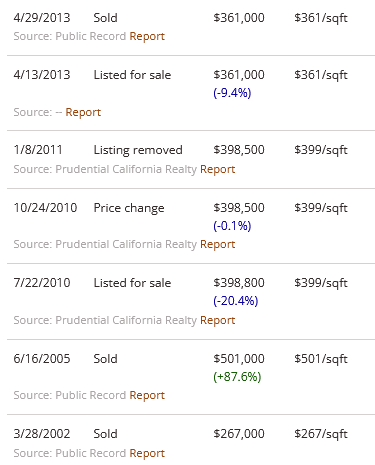
#> input picture price_image.png, 375 x 465 px
$ python detect_line.py
#> lines starting #> are read from the running program, lines starting #| are printed output that depends on the picture; after the words box and inside, x2 and y2 are one past the last pixel; in counts of white or black regions, pixels touching at a corner belong together
import cv2
import numpy as np

# Read image
image = cv2.imread('price_image.png')
#> image is the input picture: shape (465, 375, 3); mean B, G, R 247.2, 247.2, 247.8

# Convert image to grayscale
gray = cv2.cvtColor(image, cv2.COLOR_BGR2GRAY)

# Use canny edge detection
edges = cv2.Canny(gray, 50, 150, apertureSize=3)
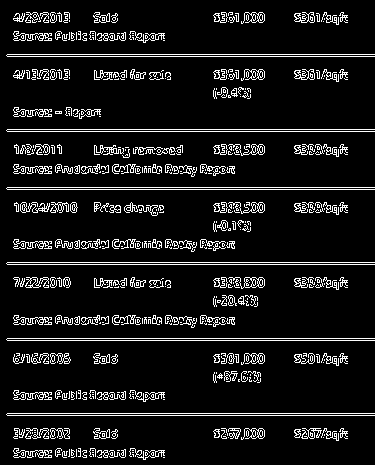
#> edges: shape (465, 375); 9.3% white in thin lines or dots

# Apply HoughLinesP method to
# to directly obtain line end points
lines = cv2.HoughLinesP(
    edges,  # Input edge image
    1,  # Distance resolution in pixels
    np.pi / 180,  # Angle resolution in radians
    threshold=100,  # Min number of votes for valid line
    minLineLength=100,  # Min allowed length of line
    maxLineGap=2  # Max allowed gap between line for joining them
)
#> lines = [[7, 338, 374, 338], [7, 129, 374, 129], [7, 264, 374, 264], [7, 415, 374, 415], [7, 187, 374, 187], [7, 54, 374, 54], [7, 131, 374, 131], [7, 262, 374, 262], [7, 56, 374, 56], [7, 413, 374, 413], [7, 189, 374, 189], [7, 340, 374, 340]]

# Iterate over points
for points in lines:
    lines_list = [0]
    # Extracted points nested in the list
    x1, y1, x2, y2 = points[0]
    # Draw the lines joing the points
    # On the original image
    cv2.line(image, (x1, y1), (x2, y2), (0, 255, 0), 2)
    # Maintain a simples lookup list for points
    lines_list.append([(x1, y1), (x2, y2)])
#> this loop made 12 passes
#> (points, y1, y2) on passes 1 to 12: ([[7, 338, 374, 338]], 338, 338), ([[7, 129, 374, 129]], 129, 129), ([[7, 264, 374, 264]], 264, 264), ([[7, 415, 374, 415]], 415, 415), ([[7, 187, 374, 187]], 187, 187), ([[7, 54, 374, 54]], 54, 54), ([[7, 131, 374, 131]], 131, 131), ([[7, 262, 374, 262]], 262, 262), ([[7, 56, 374, 56]], 56, 56), ([[7, 413, 374, 413]], 413, 413), ([[7, 189, 374, 189]], 189, 189), ([[7, 340, 374, 340]], 340, 340)
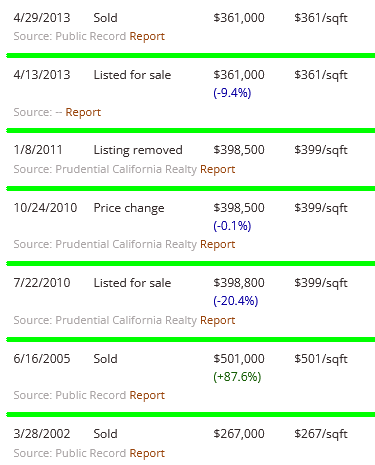
#> image: shape (465, 375, 3); 6.34% of pixels changed, all inside (x1, y1, x2, y2) = (6, 53, 375, 417)

# Save the result image
cv2.imwrite('detectedLines.png', image)
